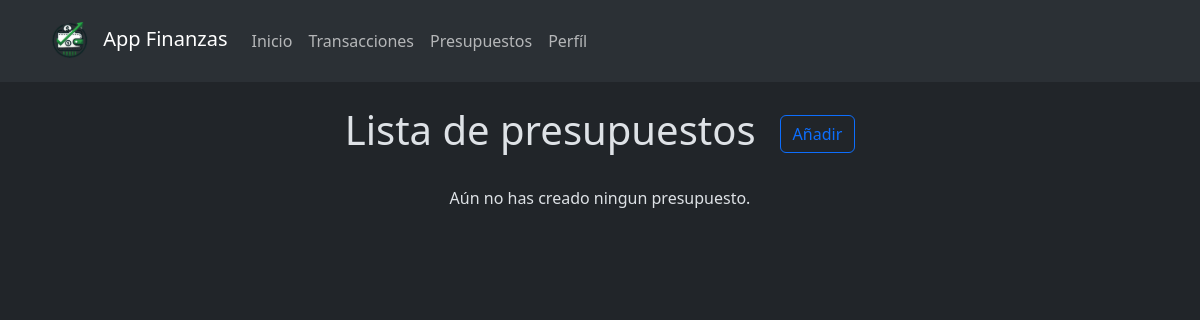
The app's page /presupuestos/ (signed in), older data.
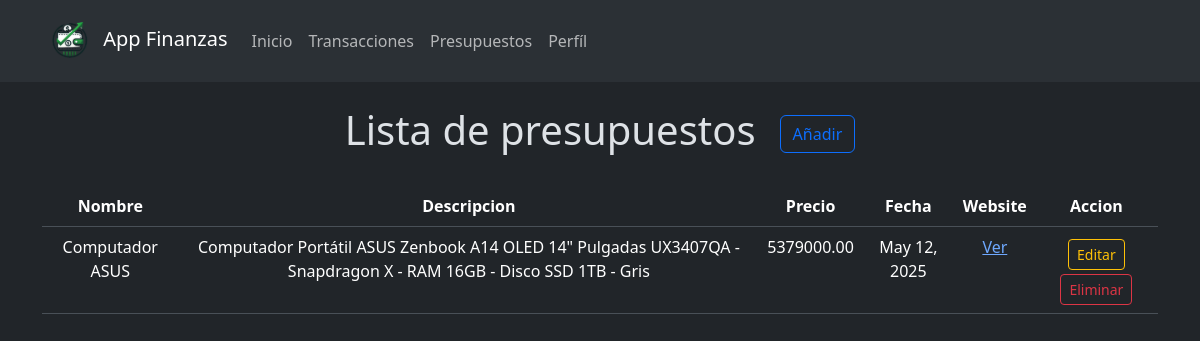
The same page, newer data.
### myApp/models.py (models this page shows, shortened)
class Presupuesto(models.Model):
    usuario = models.ForeignKey(settings.AUTH_USER_MODEL, on_delete=models.CASCADE)
    nombre = models.CharField(max_length=100)
    descripcion = models.TextField()
    precio = models.DecimalField(max_digits=10, decimal_places=2)
    fecha = models.DateField()
    website = models.URLField(blank=True, null=True)

### myApp/views.py (the view)
# urls.py: path('presupuestos/', views.presupuestos, name='presupuestos'),
@login_required
def presupuestos(request):
    presupuestos = Presupuesto.objects.filter(usuario=request.user)
    return render(request, 'presupuestos/presupuestos.html', {
        'presupuestos': presupuestos
    })

### myApp/templates/presupuestos/presupuestos.html
{% extends 'base.html' %}
{% block content %}
<div class="container text-center">
    <div class="row my-4 d-flex align-items-center justify-content-center">
        <div class="col-auto">
            <h1>Lista de presupuestos</h1>
        </div>
        <div class="col-auto">
            <button class="btn btn-outline-primary">
                <a class="nav-link" href="/agregar_presupuesto">Añadir</a>
            </button>
        </div>
    </div>
    {% if presupuestos %}
    <div class="table-responsive">
        <table class="table">
            <thead>
                <tr>
                    <th>Nombre</th>
                    <th>Descripcion</th>
                    <th>Precio</th>
                    <th>Fecha</th>
                    <th>Website</th>
                    <th>Accion</th>
                </tr>
            </thead>
            <tbody>
                {% for presupuesto in presupuestos %}
                <tr>
                    <td>{{ presupuesto.nombre }}</td>
                    <td>{{ presupuesto.descripcion }}</td>
                    <td>{{ presupuesto.precio }}</td>
                    <td>{{ presupuesto.fecha }}</td>
                    <td>
                        {% if presupuesto.website %}
                        <a href="{{ presupuesto.website }}" target="_blank">Ver</a><br>
                        {% else %}
                        <p>Sin website</p>
                        {% endif %}
                    </td>
                    <td>
                        <button class="btn btn-outline-warning btn-sm my-1">
                            <a class="nav-link" href="{% url 'editar_presupuesto' presupuesto.id %}">Editar</a>
                        </button>
                        <button class="btn btn-outline-danger btn-sm">
                            <a class="nav-link" href="{% url 'eliminar presupuesto' presupuesto.id %}">Eliminar</a>
                        </button>
                    </td>
                </tr>
                {% endfor %}
            </tbody>
        </table>
    </div>
    {% else %}
    <p>Aún no has creado ningun presupuesto.</p>
    {% endif %}
</div>
{% endblock %}

### myApp/templates/base.html (shortened to what this page needs)
<!DOCTYPE html>
<html lang="es" data-bs-theme="dark">
<head>
    <link rel="stylesheet" href="https://cdn.jsdelivr.net/npm/bootstrap@5.3.5/dist/css/bootstrap.min.css">
</head>
<body>
    <nav>
        <nav class="navbar navbar-expand-lg bg-body-tertiary">
            <div class="container">
                <a class="navbar-brand" href="#">
                    App Finanzas</a>
                <div class="collapse navbar-collapse" id="navbarNav">
                    <ul class="navbar-nav">
                        {% if user.is_authenticated %}
                        <li class="nav-item">
                            <a class="nav-link" href="/inicio">Inicio</a>
                        </li>
                        <li>
                            <a class="nav-link" href="/transacciones">Transacciones</a>
                        </li>
                        <li class="nav-item">
                            <a class="nav-link" href="/presupuestos">Presupuestos</a>
                        </li>
                        <li class="nav-item">
                            <a class="nav-link" href="/perfil">Perfíl</a>
                        </li>
                        {% endif %}
                    </ul>
                </div>
            </div>
        </nav>
    </nav>
    {% block content %}
    {% endblock %}
</body>
</html>

Row changes from the older to the newer data that the page shows:
added Presupuesto: nombre "Computador ASUS", descripcion "Computador Portátil ASUS Zenbook A14 OLED 14\" Pulgadas UX3407QA - Snapdragon X - RAM 16GB - Disco SSD 1TB - Gris", precio "5379000.00", fecha "May 12, 2025"
Text that changed along with them:
text no longer shown: "Aún no has creado ningun presupuesto."
text now shown: "Nombre Descripcion Precio Fecha Website Accion"
